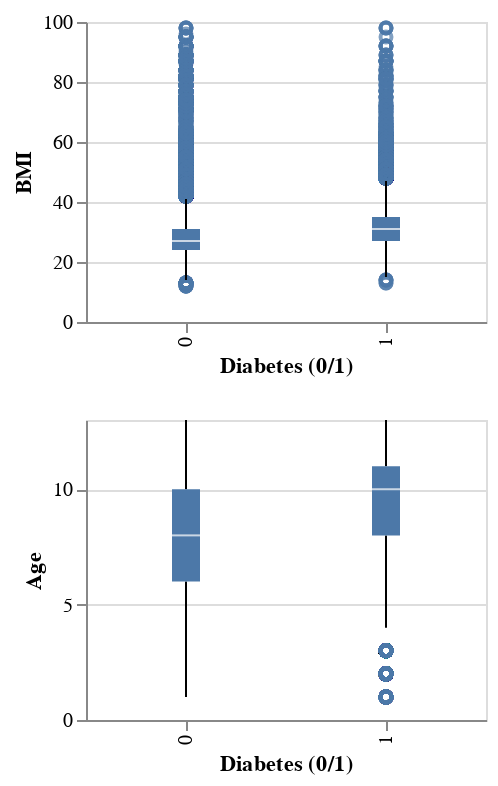

Here is the notebook cell this chart was saved with:
### Code cell
# Boxplot for Numeric Features
alt.Chart(dat).mark_boxplot().encode(
    x=alt.X('Diabetes_binary:N', title='Diabetes (0/1)'),
    y=alt.Y(alt.repeat('row'), type='quantitative')
).properties(
    width=200,
    height=150
).repeat(
    row=numeric_features, 
)

# Those having diabetes (diabetes_binary = 1) have a higher BMI and older age on average

### Figure 1 — Vega specification as saved in the notebook (floating-point values rounded to 4 significant figures; data arrays with more than 128 entries replaced by an {"elided": "..."} marker saying what was removed)
{"$schema": "https://vega.github.io/schema/vega/v5.json", "data": [{"name": "source_0"}, {"name": "data_0"}, {"name": "data_1", "values": {"elided": "7683 records"}}, {"name": "data_2"}, {"name": "data_3", "values": [{"Diabetes_binary": "0", "lower_box_BMI": 24.0, "lower_whisker_BMI": 14.0, "upper_whisker_BMI": 41.0}, {"Diabetes_binary": "1", "lower_box_BMI": 27.0, "lower_whisker_BMI": 15.0, "upper_whisker_BMI": 47.0}]}, {"name": "data_4", "values": [{"Diabetes_binary": "0", "lower_whisker_BMI": 14.0, "upper_box_BMI": 31.0, "upper_whisker_BMI": 41.0}, {"Diabetes_binary": "1", "lower_whisker_BMI": 15.0, "upper_box_BMI": 35.0, "upper_whisker_BMI": 47.0}]}, {"name": "data_5"}, {"name": "data_6", "values": {"elided": "532 records"}}, {"name": "data_7"}, {"name": "data_8", "values": [{"Diabetes_binary": "0", "lower_box_Age": 6.0, "lower_whisker_Age": 1.0, "upper_whisker_Age": 13.0}, {"Diabetes_binary": "1", "lower_box_Age": 8.0, "lower_whisker_Age": 4.0, "upper_whisker_Age": 13.0}]}, {"name": "data_9", "values": [{"Diabetes_binary": "0", "lower_whisker_Age": 1.0, "upper_box_Age": 10.0, "upper_whisker_Age": 13.0}, {"Diabetes_binary": "1", "lower_whisker_Age": 4.0, "upper_box_Age": 11.0, "upper_whisker_Age": 13.0}]}, {"name": "data_10"}, {"name": "data_11", "values": [{"Diabetes_binary": "0", "lower_box_Age": 6.0, "max_Age": 13.0, "mid_box_Age": 8.0, "min_Age": 1.0, "upper_box_Age": 10.0}, {"Diabetes_binary": "1", "lower_box_Age": 8.0, "max_Age": 13.0, "mid_box_Age": 10.0, "min_Age": 1.0, "upper_box_Age": 11.0}]}, {"name": "data_12", "values": [{"Diabetes_binary": "0", "lower_box_Age": 6.0, "max_Age": 13.0, "mid_box_Age": 8.0, "min_Age": 1.0, "upper_box_Age": 10.0}, {"Diabetes_binary": "1", "lower_box_Age": 8.0, "max_Age": 13.0, "mid_box_Age": 10.0, "min_Age": 1.0, "upper_box_Age": 11.0}]}, {"name": "data_13", "values": [{"Diabetes_binary": "0", "lower_box_BMI": 24.0, "max_BMI": 98.0, "mid_box_BMI": 27.0, "min_BMI": 12.0, "upper_box_BMI": 31.0}, {"Diabetes_binary": "1", "lower_box_BMI": 27.0, "max_BMI": 98.0, "mid_box_BMI": 31.0, "min_BMI": 13.0, "upper_box_BMI": 35.0}]}, {"name": "data_14", "values": [{"Diabetes_binary": "0", "lower_box_BMI": 24.0, "max_BMI": 98.0, "mid_box_BMI": 27.0, "min_BMI": 12.0, "upper_box_BMI": 31.0}, {"Diabetes_binary": "1", "lower_box_BMI": 27.0, "max_BMI": 98.0, "mid_box_BMI": 31.0, "min_BMI": 13.0, "upper_box_BMI": 35.0}]}, {"name": "data_1_child__row_BMI_x_domain_Diabetes_binary_0", "values": [{"Diabetes_binary": "0"}, {"Diabetes_binary": "1"}]}, {"name": "data_3_child__row_BMI_x_domain_Diabetes_binary_1", "values": [{"Diabetes_binary": "0"}, {"Diabetes_binary": "1"}]}, {"name": "data_4_child__row_BMI_x_domain_Diabetes_binary_2", "values": [{"Diabetes_binary": "0"}, {"Diabetes_binary": "1"}]}, {"name": "data_13_child__row_BMI_x_domain_Diabetes_binary_3", "values": [{"Diabetes_binary": "0"}, {"Diabetes_binary": "1"}]}, {"name": "data_14_child__row_BMI_x_domain_Diabetes_binary_4", "values": [{"Diabetes_binary": "0"}, {"Diabetes_binary": "1"}]}, {"name": "data_6_child__row_Age_x_domain_Diabetes_binary_0", "values": [{"Diabetes_binary": "1"}]}, {"name": "data_8_child__row_Age_x_domain_Diabetes_binary_1", "values": [{"Diabetes_binary": "0"}, {"Diabetes_binary": "1"}]}, {"name": "data_9_child__row_Age_x_domain_Diabetes_binary_2", "values": [{"Diabetes_binary": "0"}, {"Diabetes_binary": "1"}]}, {"name": "data_11_child__row_Age_x_domain_Diabetes_binary_3", "values": [{"Diabetes_binary": "0"}, {"Diabetes_binary": "1"}]}, {"name": "data_12_child__row_Age_x_domain_Diabetes_binary_4", "values": [{"Diabetes_binary": "0"}, {"Diabetes_binary": "1"}]}], "signals": [{"name": "childHeight", "value": 150}], "marks": [{"type": "group", "name": "child__row_BMI_group", "encode": {"update": {"height": {"signal": "childHeight"}, "width": {"signal": "width"}}}, "marks": [{"type": "symbol", "name": "child__row_BMI_layer_0_layer_0_marks", "from": {"data": "data_1"}, "encode": {"update": {"x": {"field": "Diabetes_binary", "scale": "child__row_BMI_x", "band": 0.5}, "y": {"field": "BMI", "scale": "child__row_BMI_y"}, "fill": {"value": "transparent"}, "opacity": {"value": 0.7}, "stroke": {"value": "#4c78a8"}}}, "style": ["point", "boxplot-outliers"]}, {"type": "rule", "name": "child__row_BMI_layer_0_layer_1_layer_0_marks", "from": {"data": "data_3"}, "encode": {"update": {"y": {"field": "lower_whisker_BMI", "scale": "child__row_BMI_y"}, "y2": {"field": "lower_box_BMI", "scale": "child__row_BMI_y"}, "stroke": {"value": "black"}, "tooltip": {"signal": "{\"Upper Whisker of BMI\": format(datum[\"upper_whisker_BMI\"], \"\"), \"Lower Whisker of BMI\": format(datum[\"lower_whisker_BMI\"], \"\"), \"Diabetes (0/1)\": isValid(datum[\"Diabetes_binary\"]) ? datum[\"Diabetes_binary\"] : \"\"+datum[\"Diabetes_binary\"]}"}, "x": {"field": "Diabetes_binary", "scale": "child__row_BMI_x", "band": 0.5}}}, "aria": false, "style": ["rule", "boxplot-rule"]}, {"type": "rule", "name": "child__row_BMI_layer_0_layer_1_layer_1_marks", "from": {"data": "data_4"}, "encode": {"update": {"y2": {"field": "upper_whisker_BMI", "scale": "child__row_BMI_y"}, "y": {"field": "upper_box_BMI", "scale": "child__row_BMI_y"}, "x": {"field": "Diabetes_binary", "scale": "child__row_BMI_x", "band": 0.5}, "stroke": {"value": "black"}, "tooltip": {"signal": "{\"Upper Whisker of BMI\": format(datum[\"upper_whisker_BMI\"], \"\"), \"Lower Whisker of BMI\": format(datum[\"lower_whisker_BMI\"], \"\"), \"Diabetes (0/1)\": isValid(datum[\"Diabetes_binary\"]) ? datum[\"Diabetes_binary\"] : \"\"+datum[\"Diabetes_binary\"]}"}}}, "style": ["rule", "boxplot-rule"], "aria": false}, {"type": "rect", "name": "child__row_BMI_layer_1_layer_0_marks", "from": {"data": "data_13"}, "encode": {"update": {"tooltip": {"signal": "{\"Max of BMI\": format(datum[\"max_BMI\"], \"\"), \"Q3 of BMI\": format(datum[\"upper_box_BMI\"], \"\"), \"Median of BMI\": format(datum[\"mid_box_BMI\"], \"\"), \"Q1 of BMI\": format(datum[\"lower_box_BMI\"], \"\"), \"Min of BMI\": format(datum[\"min_BMI\"], \"\"), \"Diabetes (0/1)\": isValid(datum[\"Diabetes_binary\"]) ? datum[\"Diabetes_binary\"] : \"\"+datum[\"Diabetes_binary\"]}"}, "xc": {"field": "Diabetes_binary", "scale": "child__row_BMI_x", "band": 0.5}, "y": {"field": "lower_box_BMI", "scale": "child__row_BMI_y"}, "y2": {"field": "upper_box_BMI", "scale": "child__row_BMI_y"}, "width": {"value": 14}, "fill": {"value": "#4c78a8"}}}, "style": ["bar", "boxplot-box"]}, {"type": "rect", "name": "child__row_BMI_layer_1_layer_1_marks", "from": {"data": "data_14"}, "encode": {"update": {"yc": {"field": "mid_box_BMI", "scale": "child__row_BMI_y"}, "opacity": {"value": 0.7}, "width": {"value": 14}, "height": {"value": 1}, "tooltip": {"signal": "{\"Max of BMI\": format(datum[\"max_BMI\"], \"\"), \"Q3 of BMI\": format(datum[\"upper_box_BMI\"], \"\"), \"Median of BMI\": format(datum[\"mid_box_BMI\"], \"\"), \"Q1 of BMI\": format(datum[\"lower_box_BMI\"], \"\"), \"Min of BMI\": format(datum[\"min_BMI\"], \"\"), \"Diabetes (0/1)\": isValid(datum[\"Diabetes_binary\"]) ? datum[\"Diabetes_binary\"] : \"\"+datum[\"Diabetes_binary\"]}"}, "xc": {"field": "Diabetes_binary", "scale": "child__row_BMI_x", "band": 0.5}, "fill": [{"value": "#4c78a8", "test": "datum['lower_box_BMI'] >= datum['upper_box_BMI']"}, {"value": "white"}]}}, "style": ["tick", "boxplot-median"], "aria": false}], "axes": [{"scale": "child__row_BMI_y", "tickCount": {"signal": "ceil(childHeight/40)"}, "minExtent": 0, "labels": false, "orient": "left", "gridScale": "child__row_BMI_x", "aria": false, "grid": true, "ticks": false, "zindex": 0, "domain": false, "maxExtent": 0}, {"scale": "child__row_BMI_x", "grid": false, "labelAlign": "right", "labelAngle": 270, "labelBaseline": "middle", "orient": "bottom", "title": "Diabetes (0/1)", "zindex": 0}, {"scale": "child__row_BMI_y", "tickCount": {"signal": "ceil(childHeight/40)"}, "orient": "left", "zindex": 0, "grid": false, "title": "BMI", "labelOverlap": true}], "style": "cell"}, {"type": "group", "name": "child__row_Age_group", "encode": {"update": {"width": {"signal": "width"}, "height": {"signal": "childHeight"}}}, "marks": [{"type": "symbol", "name": "child__row_Age_layer_0_layer_0_marks", "from": {"data": "data_6"}, "encode": {"update": {"opacity": {"value": 0.7}, "fill": {"value": "transparent"}, "stroke": {"value": "#4c78a8"}, "x": {"field": "Diabetes_binary", "scale": "child__row_Age_x", "band": 0.5}, "y": {"field": "Age", "scale": "child__row_Age_y"}}}, "style": ["point", "boxplot-outliers"]}, {"type": "rule", "name": "child__row_Age_layer_0_layer_1_layer_0_marks", "from": {"data": "data_8"}, "encode": {"update": {"stroke": {"value": "black"}, "y": {"field": "lower_whisker_Age", "scale": "child__row_Age_y"}, "y2": {"field": "lower_box_Age", "scale": "child__row_Age_y"}, "tooltip": {"signal": "{\"Upper Whisker of Age\": format(datum[\"upper_whisker_Age\"], \"\"), \"Lower Whisker of Age\": format(datum[\"lower_whisker_Age\"], \"\"), \"Diabetes (0/1)\": isValid(datum[\"Diabetes_binary\"]) ? datum[\"Diabetes_binary\"] : \"\"+datum[\"Diabetes_binary\"]}"}, "x": {"field": "Diabetes_binary", "scale": "child__row_Age_x", "band": 0.5}}}, "style": ["rule", "boxplot-rule"], "aria": false}, {"type": "rule", "name": "child__row_Age_layer_0_layer_1_layer_1_marks", "from": {"data": "data_9"}, "encode": {"update": {"y": {"field": "upper_box_Age", "scale": "child__row_Age_y"}, "y2": {"field": "upper_whisker_Age", "scale": "child__row_Age_y"}, "tooltip": {"signal": "{\"Upper Whisker of Age\": format(datum[\"upper_whisker_Age\"], \"\"), \"Lower Whisker of Age\": format(datum[\"lower_whisker_Age\"], \"\"), \"Diabetes (0/1)\": isValid(datum[\"Diabetes_binary\"]) ? datum[\"Diabetes_binary\"] : \"\"+datum[\"Diabetes_binary\"]}"}, "stroke": {"value": "black"}, "x": {"field": "Diabetes_binary", "scale": "child__row_Age_x", "band": 0.5}}}, "style": ["rule", "boxplot-rule"], "aria": false}, {"type": "rect", "name": "child__row_Age_layer_1_layer_0_marks", "from": {"data": "data_11"}, "encode": {"update": {"tooltip": {"signal": "{\"Max of Age\": format(datum[\"max_Age\"], \"\"), \"Q3 of Age\": format(datum[\"upper_box_Age\"], \"\"), \"Median of Age\": format(datum[\"mid_box_Age\"], \"\"), \"Q1 of Age\": format(datum[\"lower_box_Age\"], \"\"), \"Min of Age\": format(datum[\"min_Age\"], \"\"), \"Diabetes (0/1)\": isValid(datum[\"Diabetes_binary\"]) ? datum[\"Diabetes_binary\"] : \"\"+datum[\"Diabetes_binary\"]}"}, "y": {"field": "lower_box_Age", "scale": "child__row_Age_y"}, "y2": {"field": "upper_box_Age", "scale": "child__row_Age_y"}, "fill": {"value": "#4c78a8"}, "width": {"value": 14}, "xc": {"field": "Diabetes_binary", "scale": "child__row_Age_x", "band": 0.5}}}, "style": ["bar", "boxplot-box"]}, {"type": "rect", "name": "child__row_Age_layer_1_layer_1_marks", "from": {"data": "data_12"}, "encode": {"update": {"xc": {"field": "Diabetes_binary", "scale": "child__row_Age_x", "band": 0.5}, "tooltip": {"signal": "{\"Max of Age\": format(datum[\"max_Age\"], \"\"), \"Q3 of Age\": format(datum[\"upper_box_Age\"], \"\"), \"Median of Age\": format(datum[\"mid_box_Age\"], \"\"), \"Q1 of Age\": format(datum[\"lower_box_Age\"], \"\"), \"Min of Age\": format(datum[\"min_Age\"], \"\"), \"Diabetes (0/1)\": isValid(datum[\"Diabetes_binary\"]) ? datum[\"Diabetes_binary\"] : \"\"+datum[\"Diabetes_binary\"]}"}, "width": {"value": 14}, "height": {"value": 1}, "opacity": {"value": 0.7}, "yc": {"field": "mid_box_Age", "scale": "child__row_Age_y"}, "fill": [{"value": "#4c78a8", "test": "datum['lower_box_Age'] >= datum['upper_box_Age']"}, {"value": "white"}]}}, "style": ["tick", "boxplot-median"], "aria": false}], "axes": [{"scale": "child__row_Age_y", "tickCount": {"signal": "ceil(childHeight/40)"}, "grid": true, "labels": false, "maxExtent": 0, "aria": false, "zindex": 0, "orient": "left", "minExtent": 0, "ticks": false, "gridScale": "child__row_Age_x", "domain": false}, {"scale": "child__row_Age_x", "title": "Diabetes (0/1)", "orient": "bottom", "labelBaseline": "middle", "labelAngle": 270, "zindex": 0, "labelAlign": "right", "grid": false}, {"scale": "child__row_Age_y", "grid": false, "tickCount": {"signal": "ceil(childHeight/40)"}, "labelOverlap": true, "zindex": 0, "orient": "left", "title": "Age"}], "style": "cell"}], "scales": [{"name": "child__row_BMI_x", "type": "band", "domain": {"fields": [{"data": "data_1_child__row_BMI_x_domain_Diabetes_binary_0", "field": "Diabetes_binary"}, {"data": "data_3_child__row_BMI_x_domain_Diabetes_binary_1", "field": "Diabetes_binary"}, {"data": "data_4_child__row_BMI_x_domain_Diabetes_binary_2", "field": "Diabetes_binary"}, {"data": "data_13_child__row_BMI_x_domain_Diabetes_binary_3", "field": "Diabetes_binary"}, {"data": "data_14_child__row_BMI_x_domain_Diabetes_binary_4", "field": "Diabetes_binary"}], "sort": true}, "range": [0, {"signal": "width"}], "paddingInner": 0, "paddingOuter": 0}, {"name": "child__row_BMI_y", "type": "linear", "domain": {"fields": [{"data": "data_1", "field": "BMI"}, {"data": "data_3", "field": "lower_whisker_BMI"}, {"data": "data_3", "field": "lower_box_BMI"}, {"data": "data_4", "field": "upper_box_BMI"}, {"data": "data_4", "field": "upper_whisker_BMI"}, {"data": "data_13", "field": "lower_box_BMI"}, {"data": "data_13", "field": "upper_box_BMI"}, {"data": "data_14", "field": "mid_box_BMI"}]}, "range": [{"signal": "childHeight"}, 0], "nice": true, "zero": true}, {"name": "child__row_Age_x", "type": "band", "domain": {"fields": [{"data": "data_6_child__row_Age_x_domain_Diabetes_binary_0", "field": "Diabetes_binary"}, {"data": "data_8_child__row_Age_x_domain_Diabetes_binary_1", "field": "Diabetes_binary"}, {"data": "data_9_child__row_Age_x_domain_Diabetes_binary_2", "field": "Diabetes_binary"}, {"data": "data_11_child__row_Age_x_domain_Diabetes_binary_3", "field": "Diabetes_binary"}, {"data": "data_12_child__row_Age_x_domain_Diabetes_binary_4", "field": "Diabetes_binary"}], "sort": true}, "range": [0, {"signal": "width"}], "paddingOuter": 0, "paddingInner": 0}, {"name": "child__row_Age_y", "type": "linear", "domain": {"fields": [{"data": "data_6", "field": "Age"}, {"data": "data_8", "field": "lower_whisker_Age"}, {"data": "data_8", "field": "lower_box_Age"}, {"data": "data_9", "field": "upper_box_Age"}, {"data": "data_9", "field": "upper_whisker_Age"}, {"data": "data_11", "field": "lower_box_Age"}, {"data": "data_11", "field": "upper_box_Age"}, {"data": "data_12", "field": "mid_box_Age"}]}, "range": [{"signal": "childHeight"}, 0], "zero": true, "nice": true}], "layout": {"padding": 20, "columns": 1, "bounds": "full", "align": "all"}, "padding": 5, "background": "white", "width": 200}
